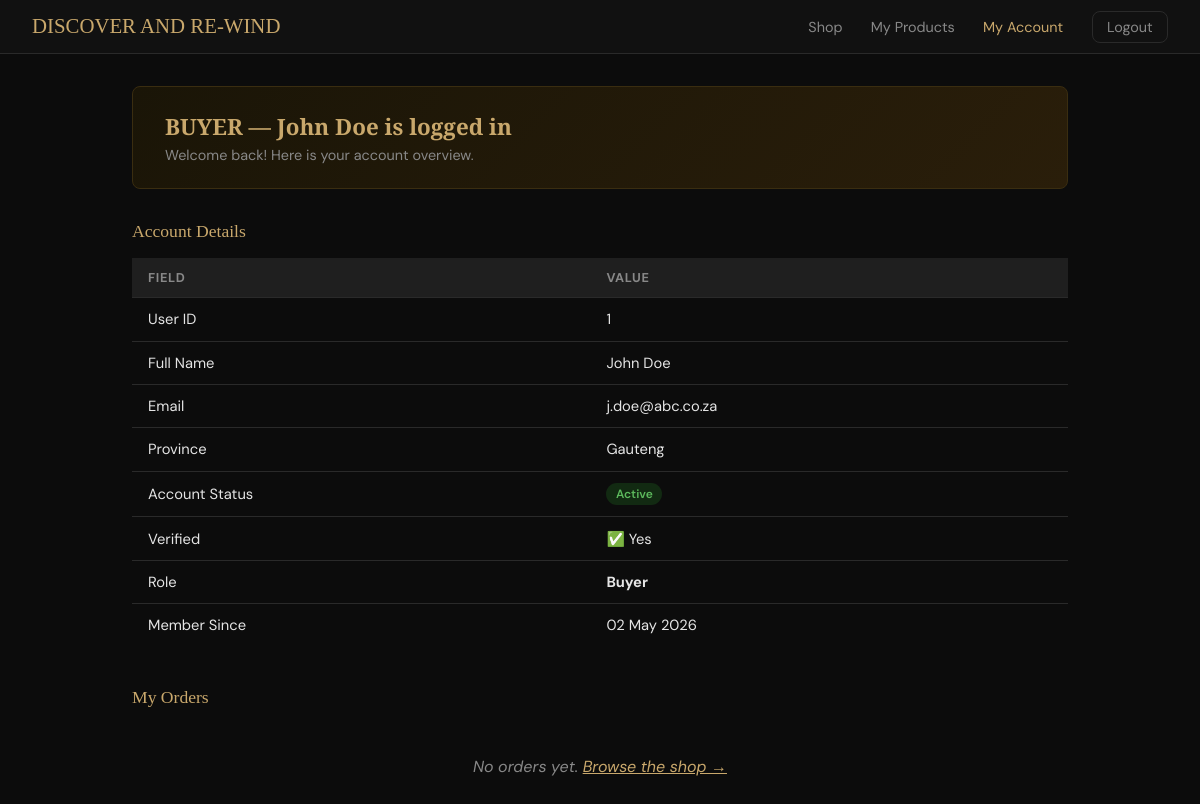
Screenshot of /dashboard.php (signed in) with the database file from the repository.
### tables this page shows
CREATE TABLE IF NOT EXISTS tblUser (
    userID      INT AUTO_INCREMENT PRIMARY KEY,
    fullName    VARCHAR(100)        NOT NULL,
    email       VARCHAR(150)        NOT NULL UNIQUE,
    password    VARCHAR(255)        NOT NULL,    
    province    VARCHAR(50)         DEFAULT NULL,
    isVerified  TINYINT(1)          NOT NULL DEFAULT 0,   
    status      ENUM('active','inactive','pending') NOT NULL DEFAULT 'pending',
    role        ENUM('buyer','seller')      NOT NULL DEFAULT 'buyer',
    createdAt   DATETIME            NOT NULL DEFAULT CURRENT_TIMESTAMP
);

### dashboard.php (the view, shortened to what this page needs)
<?php
require_once 'DBConn.php';
$userID = $_SESSION['userID'];
$stmt = $conn->prepare(
    "SELECT userID, fullName, email, province, isVerified, status, role, createdAt
     FROM tblUser WHERE userID = ?"
);
$stmt->bind_param("i", $userID);
$stmt->execute();
$result = $stmt->get_result();
$user   = $result->fetch_assoc();
$oStmt = $conn->prepare(
    "SELECT o.orderID, c.title, c.category, c.sellPrice, o.quantity,
            o.totalAmount, o.status, o.createdAt
     FROM tblOrder o
     JOIN tblClothes c ON o.clothesID = c.clothesID
     WHERE o.userID = ?
     ORDER BY o.createdAt DESC"
);
$oStmt->bind_param("i", $userID);
$oStmt->execute();
$orders = $oStmt->get_result()->fetch_all(MYSQLI_ASSOC);
?>
<!DOCTYPE html>
<html lang="en">
<head>
</head>
<body>
<nav>
  <a href="index.php" class="logo">DISCOVER AND RE-WIND</a>
  <div class="nav-links">
    <a href="shop.php">Shop</a>
    <?php if ($_SESSION['role'] ?? null === 'seller'): ?>
      <a href="seller-products.php">My Products</a>
    <?php endif; ?>
    <a href="dashboard.php" class="active">My Account</a>
    <a href="logout.php" class="btn-logout">Logout</a>
  </div>
</nav>
<div class="container">
  <div class="welcome-banner">
    <h2><?= strtoupper($user['role']) ?> — <?= htmlspecialchars($user['fullName']) ?> is logged in</h2>
    <p>Welcome back! Here is your account overview.</p>
  </div>
  <div class="section-title">Account Details</div>
  <table class="info-table">
    <tr>
      <th>Field</th>
      <th>Value</th>
    </tr>
    <tr><td>User ID</td>    <td><?= htmlspecialchars($user['userID'])   ?></td></tr>
    <tr><td>Full Name</td>  <td><?= htmlspecialchars($user['fullName']) ?></td></tr>
    <tr><td>Email</td>      <td><?= htmlspecialchars($user['email'])    ?></td></tr>
    <tr><td>Province</td>   <td><?= htmlspecialchars($user['province'] ?? 'N/A') ?></td></tr>
    <tr>
      <td>Account Status</td>
      <td>
        <?php
          $s = $user['status'];
          $cls = $s === 'active' ? 'badge-active' : ($s === 'pending' ? 'badge-pending' : 'badge-inactive');
        ?>
        <span class="badge <?= $cls ?>"><?= ucfirst($s) ?></span>
      </td>
    </tr>
    <tr><td>Verified</td>   <td><?= $user['isVerified'] ? '✅ Yes' : '⏳ Pending' ?></td></tr>
    <tr><td>Role</td>        <td><strong><?= ucfirst($user['role']) ?></strong></td></tr>
    <tr><td>Member Since</td><td><?= date('d M Y', strtotime($user['createdAt'])) ?></td></tr>
  </table>
  <div class="section-title">My Orders</div>
  <?php if (empty($orders)): ?>
    <p class="empty">No orders yet. <a href="shop.php" style="color:var(--gold)">Browse the shop →</a></p>
  <?php endif; ?>
</div>
</body>
</html>

### dashboard.php (style rules this page uses)
:root { --bg:#0c0c0c; --card:#161616; --gold:#c9a86c; --text:#e5e5e5; --muted:#888; --border:#2a2a2a; --radius:8px; }
* { box-sizing:border-box; margin:0; padding:0; }
body { font-family:'DM Sans',sans-serif; background:var(--bg); color:var(--text); min-height:100vh; }
nav { background:#111; border-bottom:1px solid var(--border); display:flex; align-items:center; justify-content:space-between; padding:.9rem 2rem; }
.logo { font-family:'Playfair Display',serif; color:var(--gold); font-size:1.3rem; text-decoration:none; }
.nav-links a { color:var(--muted); text-decoration:none; margin-left:1.5rem; font-size:.9rem; }
.nav-links a:hover, .nav-links a.active { color:var(--gold); }
.container { max-width:1000px; margin:0 auto; padding:2rem; }
.welcome-banner { background:linear-gradient(135deg,#1a1507,#2a1e0a); border:1px solid #3a2d10; border-radius:var(--radius); padding:1.5rem 2rem; margin-bottom:2rem; }
.welcome-banner h2 { font-family:'Playfair Display',serif; color:var(--gold); font-size:1.4rem; }
.welcome-banner p { color:var(--muted); font-size:.9rem; margin-top:.25rem; }
.section-title { font-family:'Playfair Display',serif; color:var(--gold); font-size:1.1rem; margin-bottom:1rem; }
.info-table { width:100%; border-collapse:collapse; margin-bottom:2.5rem; }
.info-table th { background:#1f1f1f; padding:.7rem 1rem; text-align:left; font-size:.8rem; color:var(--muted); text-transform:uppercase; letter-spacing:.05em; border-bottom:1px solid var(--border); }
.info-table td { padding:.7rem 1rem; border-bottom:1px solid var(--border); font-size:.92rem; }
.info-table tr:last-child td { border-bottom:none; }
.badge { display:inline-block; padding:.2rem .6rem; border-radius:20px; font-size:.75rem; font-weight:600; }
.badge-active { background:#122a12; color:#5cb85c; }
.empty { text-align:center; padding:2rem; color:var(--muted); font-style:italic; }
.btn-logout { background:transparent; border:1px solid var(--border); color:var(--muted); padding:.4rem .9rem; border-radius:var(--radius); cursor:pointer; font-size:.85rem; text-decoration:none; }

### rows the page displays
tbluser: role "BUYER", fullName "John Doe", userID "1", email "j.doe@abc.co.za", province "Gauteng", status "Active", role "Buyer", createdAt "02 May 2026"
